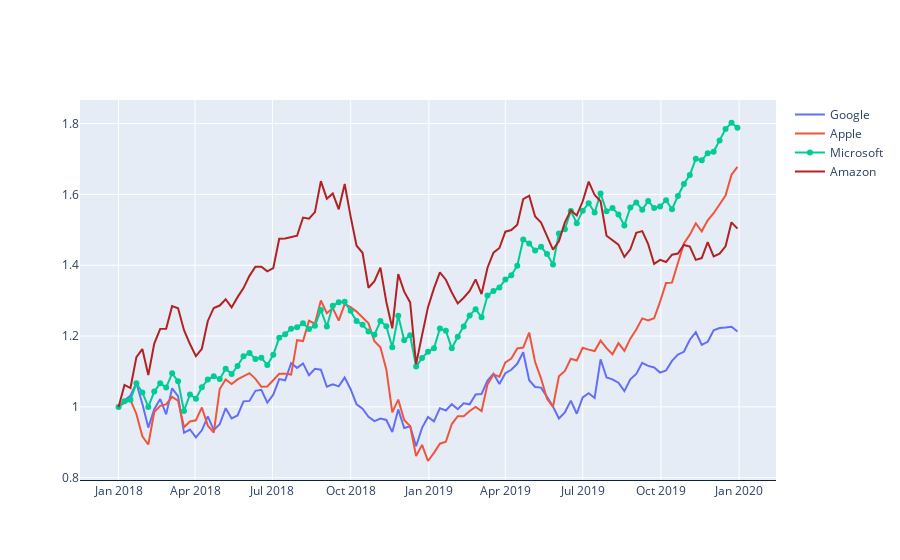

The cell this chart's notebook holds for it:
### Code cell
fig = go.Figure()

fig.add_trace(go.Scatter(x=df_stocks['date'], y=df_stocks['GOOG'],
                         mode='lines', name='Google'))

fig.add_trace(go.Scatter(x=df_stocks['date'], y=df_stocks['AAPL'],
                         mode='lines', name='Apple'))

fig.add_trace(go.Scatter(x=df_stocks['date'], y=df_stocks['MSFT'],
                         mode='lines+markers', name='Microsoft'))

fig.add_trace(go.Scatter(x=df_stocks['date'], y=df_stocks['AMZN'],
                         mode='lines', name='Amazon', line=dict(color='firebrick')))

fig.update_layout(
    xaxis=dict(showline=True, showgrid=True, showticklabels=True, linecolor='rgb(12, 34, 56)'),
)
